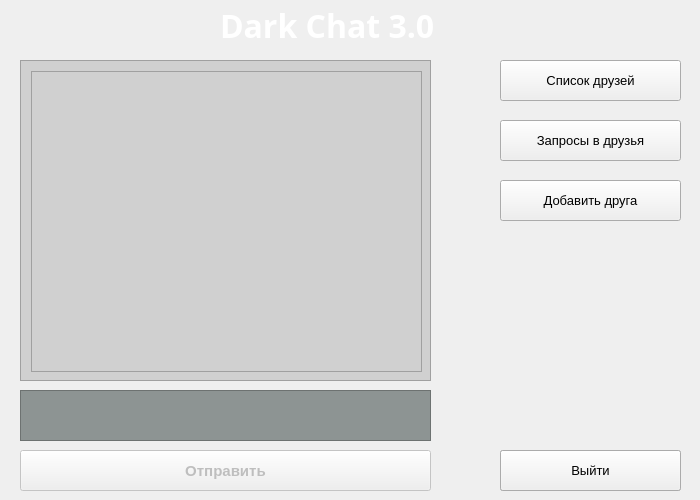
<?xml version="1.0" encoding="UTF-8"?>
<ui version="4.0">
 <class>Menu</class>
 <widget class="QMainWindow" name="Menu">
  <property name="enabled">
   <bool>true</bool>
  </property>
  <property name="geometry">
   <rect>
    <x>0</x>
    <y>0</y>
    <width>700</width>
    <height>500</height>
   </rect>
  </property>
  <property name="sizePolicy">
   <sizepolicy hsizetype="Fixed" vsizetype="Fixed">
    <horstretch>0</horstretch>
    <verstretch>0</verstretch>
   </sizepolicy>
  </property>
  <property name="minimumSize">
   <size>
    <width>700</width>
    <height>500</height>
   </size>
  </property>
  <property name="maximumSize">
   <size>
    <width>700</width>
    <height>500</height>
   </size>
  </property>
  <property name="windowTitle">
   <string>Dark Chat</string>
  </property>
  <property name="windowIcon">
   <iconset resource="res.qrc">
    <normaloff>:/img/images/back.jpg</normaloff>:/img/images/back.jpg</iconset>
  </property>
  <widget class="QWidget" name="centralwidget">
   <property name="minimumSize">
    <size>
     <width>700</width>
     <height>500</height>
    </size>
   </property>
   <property name="maximumSize">
    <size>
     <width>700</width>
     <height>500</height>
    </size>
   </property>
   <property name="styleSheet">
    <string notr="true">#centralwidget{background-image: url(:/img/images/back.jpg);}</string>
   </property>
   <widget class="QPushButton" name="friends_list">
    <property name="geometry">
     <rect>
      <x>500</x>
      <y>60</y>
      <width>181</width>
      <height>41</height>
     </rect>
    </property>
    <property name="font">
     <font>
      <pointsize>10</pointsize>
     </font>
    </property>
    <property name="styleSheet">
     <string notr="true"/>
    </property>
    <property name="text">
     <string>Список друзей</string>
    </property>
   </widget>
   <widget class="QLabel" name="Logo">
    <property name="geometry">
     <rect>
      <x>220</x>
      <y>10</y>
      <width>261</width>
      <height>31</height>
     </rect>
    </property>
    <property name="font">
     <font>
      <family>Noto Looped Lao Cond ExBd</family>
      <pointsize>24</pointsize>
      <weight>75</weight>
      <bold>true</bold>
      <underline>true</underline>
     </font>
    </property>
    <property name="styleSheet">
     <string notr="true">color: rgb(255, 255, 255);</string>
    </property>
    <property name="text">
     <string>Dark Chat 3.0</string>
    </property>
   </widget>
   <widget class="QScrollArea" name="text_pole">
    <property name="enabled">
     <bool>false</bool>
    </property>
    <property name="geometry">
     <rect>
      <x>20</x>
      <y>60</y>
      <width>411</width>
      <height>321</height>
     </rect>
    </property>
    <property name="styleSheet">
     <string notr="true">background-color: rgb(208, 208, 208);

</string>
    </property>
    <property name="widgetResizable">
     <bool>true</bool>
    </property>
    <widget class="QWidget" name="scrollAreaWidgetContents">
     <property name="geometry">
      <rect>
       <x>0</x>
       <y>0</y>
       <width>409</width>
       <height>319</height>
      </rect>
     </property>
     <widget class="QTextBrowser" name="text">
      <property name="geometry">
       <rect>
        <x>10</x>
        <y>10</y>
        <width>391</width>
        <height>301</height>
       </rect>
      </property>
     </widget>
    </widget>
   </widget>
   <widget class="QPushButton" name="send_button">
    <property name="enabled">
     <bool>false</bool>
    </property>
    <property name="geometry">
     <rect>
      <x>20</x>
      <y>450</y>
      <width>411</width>
      <height>41</height>
     </rect>
    </property>
    <property name="font">
     <font>
      <pointsize>11</pointsize>
      <weight>75</weight>
      <bold>true</bold>
     </font>
    </property>
    <property name="text">
     <string>Отправить</string>
    </property>
   </widget>
   <widget class="qtext_edit" name="send_pole">
    <property name="enabled">
     <bool>false</bool>
    </property>
    <property name="geometry">
     <rect>
      <x>20</x>
      <y>390</y>
      <width>411</width>
      <height>51</height>
     </rect>
    </property>
    <property name="styleSheet">
     <string notr="true">background-color: rgb(141, 148, 147);</string>
    </property>
   </widget>
   <widget class="QPushButton" name="exit_session">
    <property name="geometry">
     <rect>
      <x>500</x>
      <y>450</y>
      <width>181</width>
      <height>41</height>
     </rect>
    </property>
    <property name="font">
     <font>
      <pointsize>10</pointsize>
     </font>
    </property>
    <property name="text">
     <string>Завершить сессию</string>
    </property>
   </widget>
   <widget class="QPushButton" name="friends_requests">
    <property name="geometry">
     <rect>
      <x>500</x>
      <y>120</y>
      <width>181</width>
      <height>41</height>
     </rect>
    </property>
    <property name="font">
     <font>
      <pointsize>10</pointsize>
     </font>
    </property>
    <property name="text">
     <string>Запросы в друзья</string>
    </property>
   </widget>
   <widget class="QPushButton" name="make_friend_request">
    <property name="geometry">
     <rect>
      <x>500</x>
      <y>180</y>
      <width>181</width>
      <height>41</height>
     </rect>
    </property>
    <property name="font">
     <font>
      <pointsize>10</pointsize>
     </font>
    </property>
    <property name="text">
     <string>Добавить друга</string>
    </property>
   </widget>
   <widget class="QPushButton" name="leave_from_account">
    <property name="geometry">
     <rect>
      <x>500</x>
      <y>450</y>
      <width>181</width>
      <height>41</height>
     </rect>
    </property>
    <property name="font">
     <font>
      <pointsize>10</pointsize>
     </font>
    </property>
    <property name="text">
     <string>Выйти</string>
    </property>
   </widget>
  </widget>
 </widget>
 <customwidgets>
  <customwidget>
   <class>qtext_edit</class>
   <extends>QTextEdit</extends>
   <header>qtext_edit.h</header>
  </customwidget>
 </customwidgets>
 <resources>
  <include location="res.qrc"/>
 </resources>
 <connections/>
</ui>
